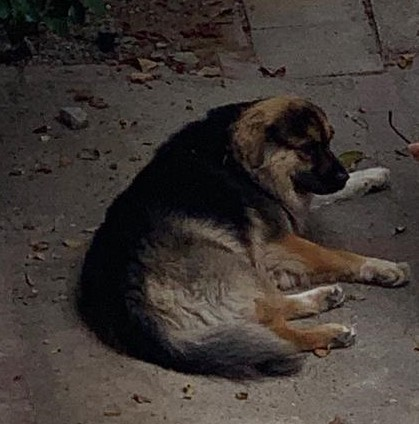
#> input picture Core Ideas/Code/Thresholding/dog_new.jpg, 419 x 424 px
$ python thresholding_simple.py
#> lines starting #> are read from the running program, lines starting #| are printed output that depends on the picture; after the words box and inside, x2 and y2 are one past the last pixel; in counts of white or black regions, pixels touching at a corner belong together
import cv2

im = cv2.imread("dog_new.jpg")
#> im is the input picture: shape (424, 419, 3); mean B, G, R 51.9, 55.8, 62.9
grayscale = cv2.cvtColor(im, cv2.COLOR_BGR2GRAY)
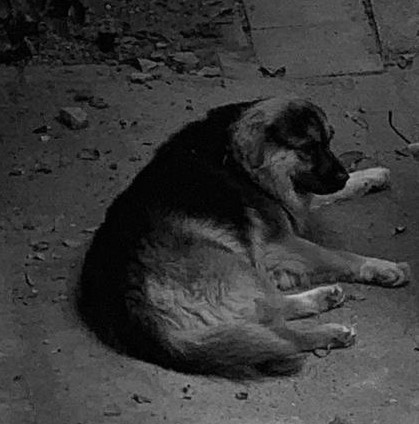
#> grayscale: shape (424, 419); min 0, max 197, mean 57.5

THRESHOLD_REQUIREMENT = 100
THRESHOLD_REPLACEMENT = 255
OPERATION = cv2.THRESH_BINARY

(thresh_val, thresh_image) = cv2.threshold(grayscale, THRESHOLD_REQUIREMENT, \
	THRESHOLD_REPLACEMENT, OPERATION)
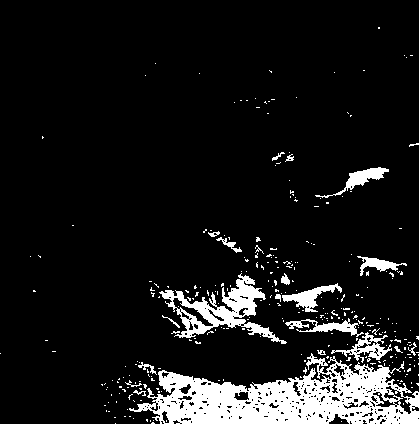
#> thresh_image: shape (424, 419); 9.9% white; 307 white regions (286 under 20 px), largest, box (x1, y1, x2, y2) and area: (129, 353, 419, 424) 10655, (159, 273, 287, 344) 2667, (282, 283, 342, 312) 588
#> thresh_val = 100
cv2.imshow("Thresholding Binary", thresh_image)
print(thresh_val)		#Should be the same as THRESHOLD_REQUIREMENT
#| 100.0

OPERATION = cv2.THRESH_BINARY_INV
(thresh_val, thresh_image) = cv2.threshold(grayscale, THRESHOLD_REQUIREMENT, \
	THRESHOLD_REPLACEMENT, OPERATION)
cv2.imshow("Thresholding Binary Inverse", thresh_image)
print(thresh_val)
#| 100.0

OPERATION = cv2.THRESH_TRUNC
(thresh_val, thresh_image) = cv2.threshold(grayscale, THRESHOLD_REQUIREMENT, \
	THRESHOLD_REPLACEMENT, OPERATION)
cv2.imshow("Thresholding Truncation", thresh_image)
print(thresh_val)
#| 100.0

OPERATION = cv2.THRESH_BINARY + cv2.THRESH_OTSU
(thresh_val, thresh_image) = cv2.threshold(grayscale, THRESHOLD_REQUIREMENT, \
	THRESHOLD_REPLACEMENT, OPERATION)
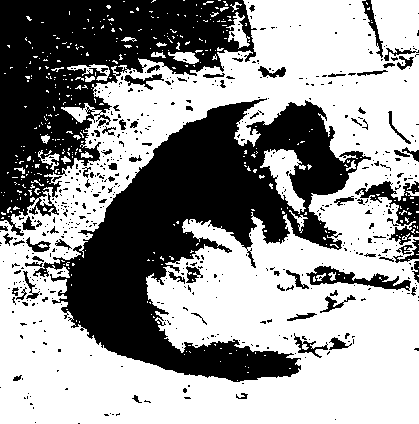
#> thresh_image: shape (424, 419); 59.4% white; 578 black regions (502 under 20 px), largest, box (x1, y1, x2, y2) and area: (33, 98, 371, 382) 37225, (0, 0, 257, 236) 25863, (355, 181, 419, 245) 1370
#> thresh_val = 52
cv2.imshow("Thresholding Otsu", thresh_image)
print(thresh_val)
#| 52.0

cv2.waitKey(0)
cv2.destroyAllWindows()
